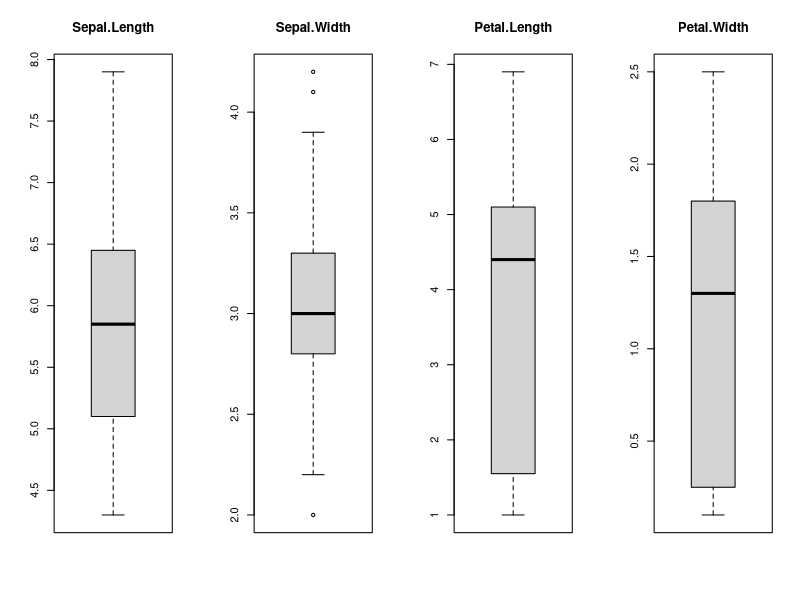
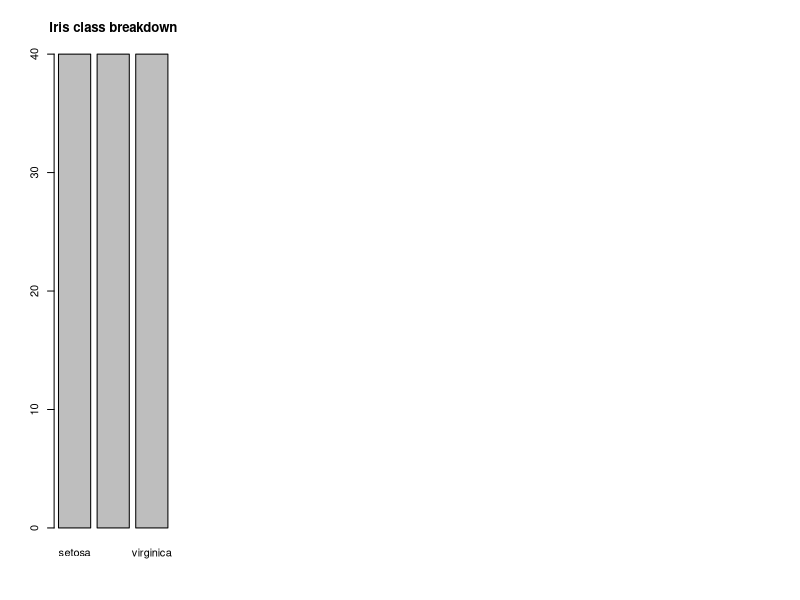
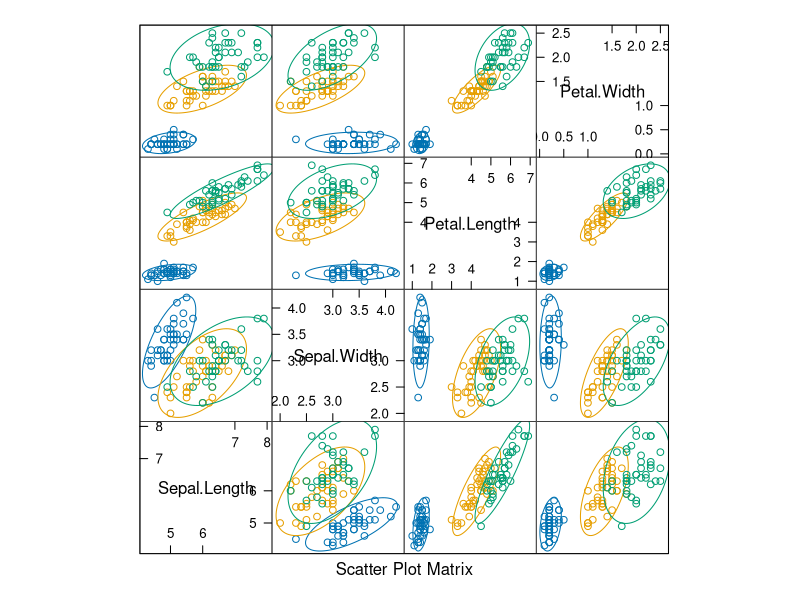
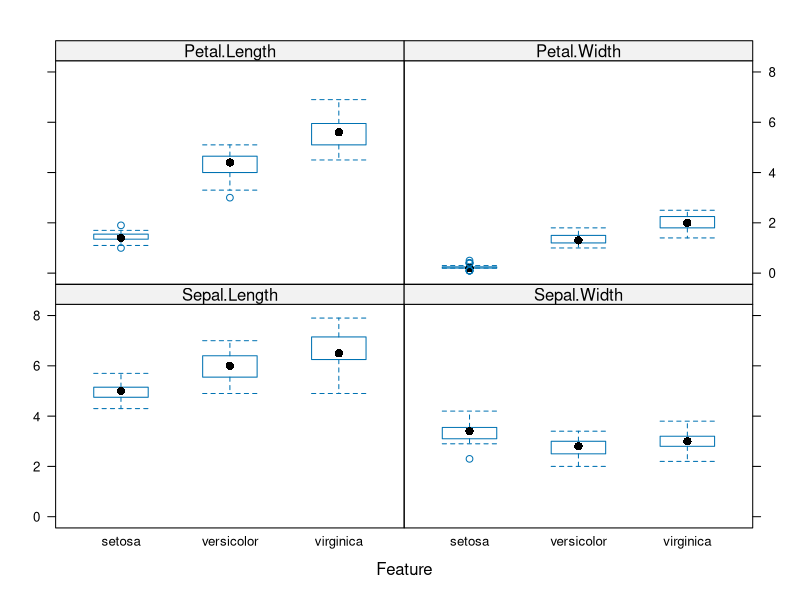
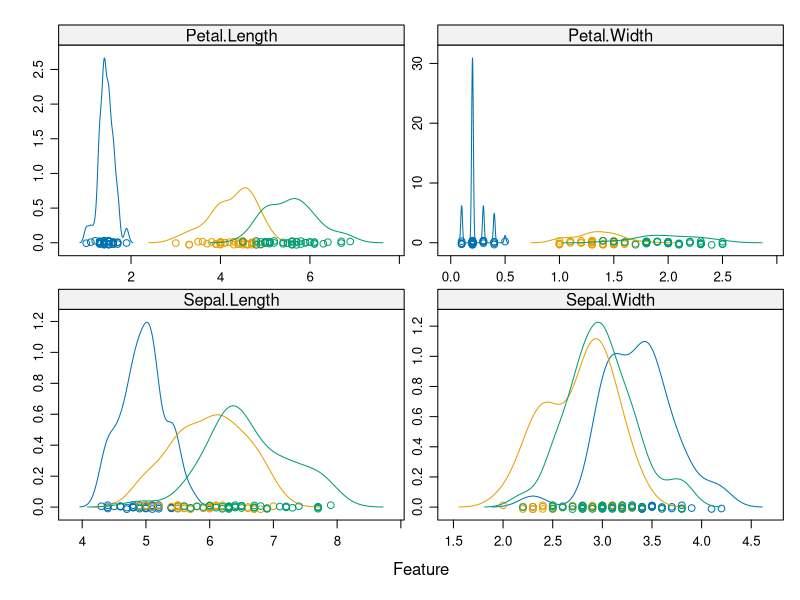
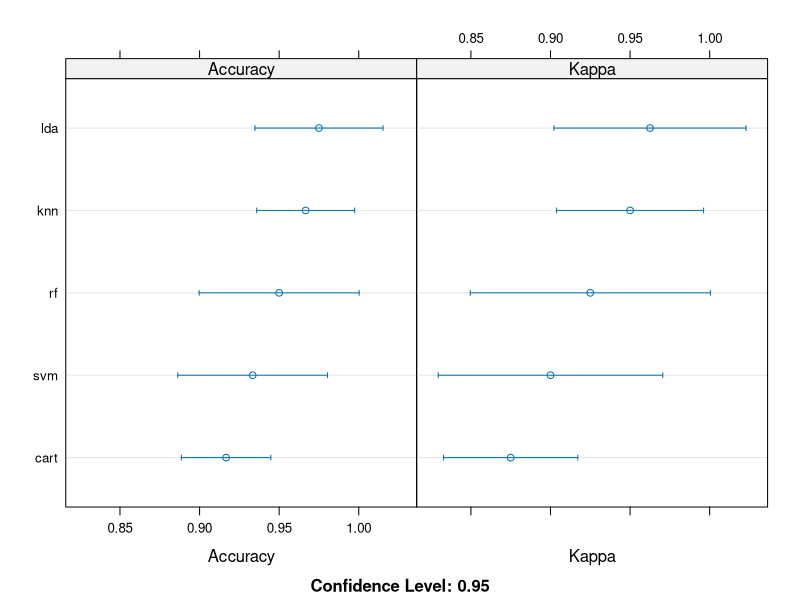

Write the R code that produced these figures, in order.
# ML with R
# Iris classification problem

# This script provides an exploration of classification methods and ML techniques used in R
# The use case starts from the IRIS classification problem as described here 
#    https://machinelearningmastery.com/machine-learning-in-r-step-by-step/

# 0. Set-up -------------

install.packages("caret")
install.packages("ellipse")

library(caret) # Upload pkg caret from ML methods
library(ellipse) # Pkg for ellipse representation in caret

# 1. Load dataset -------------

data(iris)
dataset <- iris

# 2. Create data partition -------------

validation_index <- caret::createDataPartition(dataset$Species, p=0.80, list=FALSE)
# select 20% of the data for validation
validation <- dataset[-validation_index,]
# use the remaining 80% of data to training and testing the models
dataset <- dataset[validation_index,]

# 3. Dataset exploration -------------

# dimensions of dataset
dim(dataset)

# list types for each attribute
sapply(dataset, class)

# take a peek at the first 5 rows of the data
head(dataset)

# list the levels for the class
levels(dataset$Species)


# summarize the class distribution
percentage <- prop.table(table(dataset$Species)) * 100
cbind(freq=table(dataset$Species), percentage=percentage)

# summarize attribute distributions
summary(dataset)

# 4. Visual exploration -------------

# split input and output
x <- dataset[,1:4]
y <- dataset[,5]


# boxplot for each attribute on one image
par(mfrow=c(1,4))
for(i in 1:4) {
  boxplot(x[,i], main=names(iris)[i])
}

# barplot for class breakdown
plot(y, main = "Iris class breakdown")

# scatterplot matrix
caret::featurePlot(x=x, y=y, plot="ellipse")

# box and whisker plots for each attribute
caret::featurePlot(x=x, y=y, plot="box")

# density plots for each attribute by class value
scales <- list(x=list(relation="free"), y=list(relation="free"))
featurePlot(x=x, y=y, plot="density", scales=scales)

# 5. Classification model -------------

# Run algorithms using 10-fold cross validation
control <- trainControl(method="cv", number=10)
metric <- "Accuracy"

# Model building
# a) linear algorithms
set.seed(7)
fit.lda <- caret::train(Species~., data=dataset, method="lda", metric=metric, trControl=control)
# b) nonlinear algorithms
# CART
set.seed(7)
fit.cart <- caret::train(Species~., data=dataset, method="rpart", metric=metric, trControl=control)
# kNN
set.seed(7)
fit.knn <- caret::train(Species~., data=dataset, method="knn", metric=metric, trControl=control)
# c) advanced algorithms
# SVM
set.seed(7)
fit.svm <- caret::train(Species~., data=dataset, method="svmRadial", metric=metric, trControl=control)
# Random Forest
set.seed(7)
fit.rf <- caret::train(Species~., data=dataset, method="rf", metric=metric, trControl=control)


# summarize accuracy of models
results <- caret::resamples(list(lda=fit.lda, cart=fit.cart, knn=fit.knn, svm=fit.svm, rf=fit.rf))
summary(results)

# compare accuracy of models
dotplot(results)

# summarize Best Model
print(fit.lda)

# estimate skill of LDA on the validation dataset
predictions <- predict(fit.lda, validation)
confusionMatrix(predictions, validation$Species)
